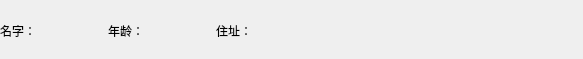
<?xml version="1.0" encoding="UTF-8"?>
<ui version="4.0">
 <class>studentItem</class>
 <widget class="QMainWindow" name="studentItem">
  <property name="geometry">
   <rect>
    <x>0</x>
    <y>0</y>
    <width>583</width>
    <height>59</height>
   </rect>
  </property>
  <property name="windowTitle">
   <string>MainWindow</string>
  </property>
  <widget class="QWidget" name="centralwidget">
   <widget class="QWidget" name="">
    <property name="geometry">
     <rect>
      <x>0</x>
      <y>0</y>
      <width>591</width>
      <height>61</height>
     </rect>
    </property>
    <layout class="QHBoxLayout" name="horizontalLayout">
     <item>
      <widget class="QLabel" name="label">
       <property name="text">
        <string>名字：</string>
       </property>
      </widget>
     </item>
     <item>
      <widget class="QLabel" name="nameLabel">
       <property name="sizePolicy">
        <sizepolicy hsizetype="Preferred" vsizetype="Preferred">
         <horstretch>0</horstretch>
         <verstretch>0</verstretch>
        </sizepolicy>
       </property>
       <property name="minimumSize">
        <size>
         <width>60</width>
         <height>0</height>
        </size>
       </property>
       <property name="maximumSize">
        <size>
         <width>100</width>
         <height>100</height>
        </size>
       </property>
       <property name="text">
        <string/>
       </property>
      </widget>
     </item>
     <item>
      <widget class="QLabel" name="label_2">
       <property name="text">
        <string>年龄：</string>
       </property>
      </widget>
     </item>
     <item>
      <widget class="QLabel" name="ageLabel">
       <property name="sizePolicy">
        <sizepolicy hsizetype="Preferred" vsizetype="Preferred">
         <horstretch>0</horstretch>
         <verstretch>0</verstretch>
        </sizepolicy>
       </property>
       <property name="minimumSize">
        <size>
         <width>60</width>
         <height>0</height>
        </size>
       </property>
       <property name="text">
        <string/>
       </property>
      </widget>
     </item>
     <item>
      <widget class="QLabel" name="label_3">
       <property name="text">
        <string>住址：</string>
       </property>
      </widget>
     </item>
     <item>
      <widget class="QLabel" name="addrLabel">
       <property name="sizePolicy">
        <sizepolicy hsizetype="Expanding" vsizetype="Preferred">
         <horstretch>0</horstretch>
         <verstretch>0</verstretch>
        </sizepolicy>
       </property>
       <property name="text">
        <string/>
       </property>
      </widget>
     </item>
    </layout>
   </widget>
  </widget>
 </widget>
 <resources/>
 <connections/>
</ui>
